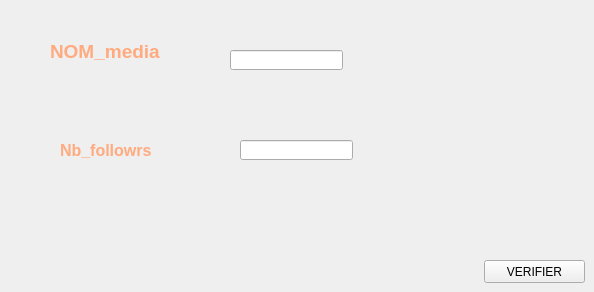
   <widget class="QWidget" name="tab_13">
    <attribute name="title">
     <string>mise à jour</string>
    </attribute>
    <widget class="QLabel" name="label_15">
     <property name="geometry">
      <rect>
       <x>50</x>
       <y>40</y>
       <width>131</width>
       <height>21</height>
      </rect>
     </property>
     <property name="text">
      <string>&lt;html&gt;&lt;head/&gt;&lt;body&gt;&lt;p&gt;&lt;span style=&quot; font-size:14pt; font-weight:600; color:#ffaa7f;&quot;&gt;NOM_media&lt;/span&gt;&lt;/p&gt;&lt;/body&gt;&lt;/html&gt;</string>
     </property>
    </widget>
    <widget class="QLineEdit" name="lineEdit_id_7">
     <property name="geometry">
      <rect>
       <x>230</x>
       <y>50</y>
       <width>113</width>
       <height>20</height>
      </rect>
     </property>
    </widget>
    <widget class="QPushButton" name="pushButton_2">
     <property name="geometry">
      <rect>
       <x>484</x>
       <y>260</y>
       <width>101</width>
       <height>23</height>
      </rect>
     </property>
     <property name="text">
      <string>VERIFIER</string>
     </property>
    </widget>
    <widget class="QLabel" name="label_16">
     <property name="geometry">
      <rect>
       <x>60</x>
       <y>140</y>
       <width>101</width>
       <height>21</height>
      </rect>
     </property>
     <property name="text">
      <string>&lt;html&gt;&lt;head/&gt;&lt;body&gt;&lt;p&gt;&lt;span style=&quot; font-size:12pt; font-weight:600; color:#ffaa7f;&quot;&gt;Nb_followrs&lt;/span&gt;&lt;/p&gt;&lt;/body&gt;&lt;/html&gt;</string>
     </property>
    </widget>
    <widget class="QLineEdit" name="lineEdit_id_8">
     <property name="geometry">
      <rect>
       <x>240</x>
       <y>140</y>
       <width>113</width>
       <height>20</height>
      </rect>
     </property>
    </widget>
   </widget>
